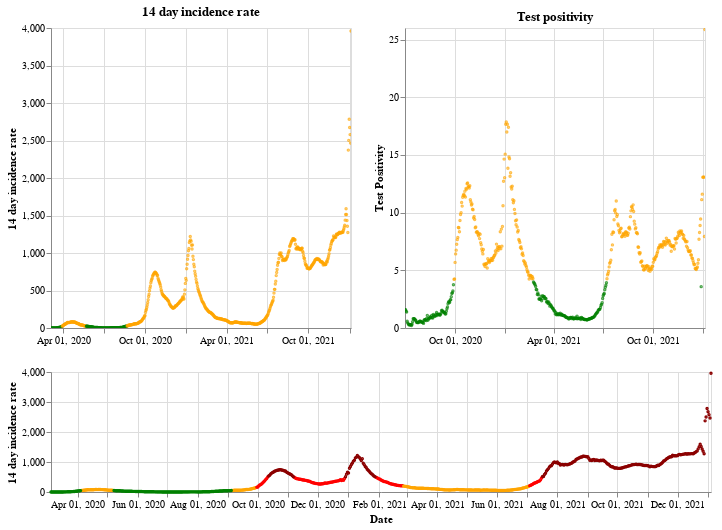

Notebook source saved alongside this figure:
### Markdown cell above
## Northern Ireland

### Code cell
plot_traffic_light('Northern Ireland')

### Figure 1 — Vega-Lite specification as saved in the notebook (floating-point values rounded to 4 significant figures; data arrays with more than 128 entries replaced by an {"elided": "..."} marker saying what was removed)
{"config": {"view": {"continuousWidth": 400, "continuousHeight": 300}}, "vconcat": [{"hconcat": [{"mark": {"type": "point", "size": 2}, "encoding": {"color": {"condition": {"value": "green", "test": "(datum.twoWeeklyCasesRate <= 25)"}, "value": "orange"}, "tooltip": [{"type": "nominal", "field": "areaName"}, {"type": "temporal", "field": "date"}, {"type": "quantitative", "field": "twoWeeklyCasesRate"}, {"type": "quantitative", "field": "testPositivity"}], "x": {"type": "temporal", "axis": {"title": ""}, "field": "date", "scale": {"domain": {"selection": "DateBrush"}}, "timeUnit": "yearmonthdate"}, "y": {"type": "quantitative", "axis": {"title": "14 day incidence rate"}, "field": "twoWeeklyCasesRate"}}, "title": "14 day incidence rate", "width": 300}, {"mark": {"type": "point", "size": 2}, "encoding": {"color": {"condition": {"value": "green", "test": "(datum.testPositivity <= 4)"}, "value": "orange"}, "tooltip": [{"type": "nominal", "field": "areaName"}, {"type": "temporal", "field": "date"}, {"type": "quantitative", "field": "twoWeeklyCasesRate"}, {"type": "quantitative", "field": "testPositivity"}], "x": {"type": "temporal", "axis": {"title": ""}, "field": "date", "scale": {"domain": {"selection": "DateBrush"}}, "timeUnit": "yearmonthdate"}, "y": {"type": "quantitative", "axis": {"title": "Test Positivity"}, "field": "testPositivity"}}, "title": "Test positivity", "width": 300}]}, {"layer": [{"mark": {"type": "point", "size": 2}, "encoding": {"color": {"condition": {"value": "orange", "test": "(((datum.testPositivity < 4) && (datum.twoWeeklyCasesRate >= 50)) && (datum.twoWeeklyCasesRate < 200))"}, "value": "red"}, "opacity": {"condition": {"value": 1, "test": "((datum.twoWeeklyCasesRate >= 50) && (datum.twoWeeklyCasesRate < 500))"}, "value": 0}, "tooltip": [{"type": "nominal", "field": "areaName"}, {"type": "temporal", "field": "date"}, {"type": "quantitative", "field": "twoWeeklyCasesRate"}, {"type": "quantitative", "field": "testPositivity"}], "x": {"type": "temporal", "axis": {"title": "Date"}, "field": "date", "timeUnit": "yearmonthdate"}, "y": {"type": "quantitative", "axis": {"title": "14 day incidence rate"}, "field": "twoWeeklyCasesRate"}}, "selection": {"DateBrush": {"type": "interval", "encodings": ["x"], "fields": ["Time"]}}}, {"mark": {"type": "point", "size": 2}, "encoding": {"color": {"value": "darkred"}, "opacity": {"condition": {"value": 1, "test": "(datum.twoWeeklyCasesRate >= 500)"}, "value": 0}, "tooltip": [{"type": "nominal", "field": "areaName"}, {"type": "temporal", "field": "date"}, {"type": "quantitative", "field": "twoWeeklyCasesRate"}, {"type": "quantitative", "field": "testPositivity"}], "x": {"type": "temporal", "axis": {"title": "Date"}, "field": "date", "timeUnit": "yearmonthdate"}, "y": {"type": "quantitative", "axis": {"title": "14 day incidence rate"}, "field": "twoWeeklyCasesRate"}}}, {"mark": {"type": "point", "size": 2}, "encoding": {"color": {"condition": {"value": "green", "test": "((datum.testPositivity < 4) && (datum.twoWeeklyCasesRate < 50))"}, "value": "orange"}, "opacity": {"condition": {"value": 1, "test": "(datum.twoWeeklyCasesRate < 50)"}, "value": 0}, "tooltip": [{"type": "nominal", "field": "areaName"}, {"type": "temporal", "field": "date"}, {"type": "quantitative", "field": "twoWeeklyCasesRate"}, {"type": "quantitative", "field": "testPositivity"}], "x": {"type": "temporal", "axis": {"title": "Date"}, "field": "date", "timeUnit": "yearmonthdate"}, "y": {"type": "quantitative", "axis": {"title": "14 day incidence rate"}, "field": "twoWeeklyCasesRate"}}}], "height": 120, "width": 660}], "data": {"name": "data-005d69bed275e2d02bfa8e85c4e8691d"}, "$schema": "https://vega.github.io/schema/vega-lite/v4.8.1.json", "datasets": {"data-005d69bed275e2d02bfa8e85c4e8691d": {"elided": "671 records"}}}
